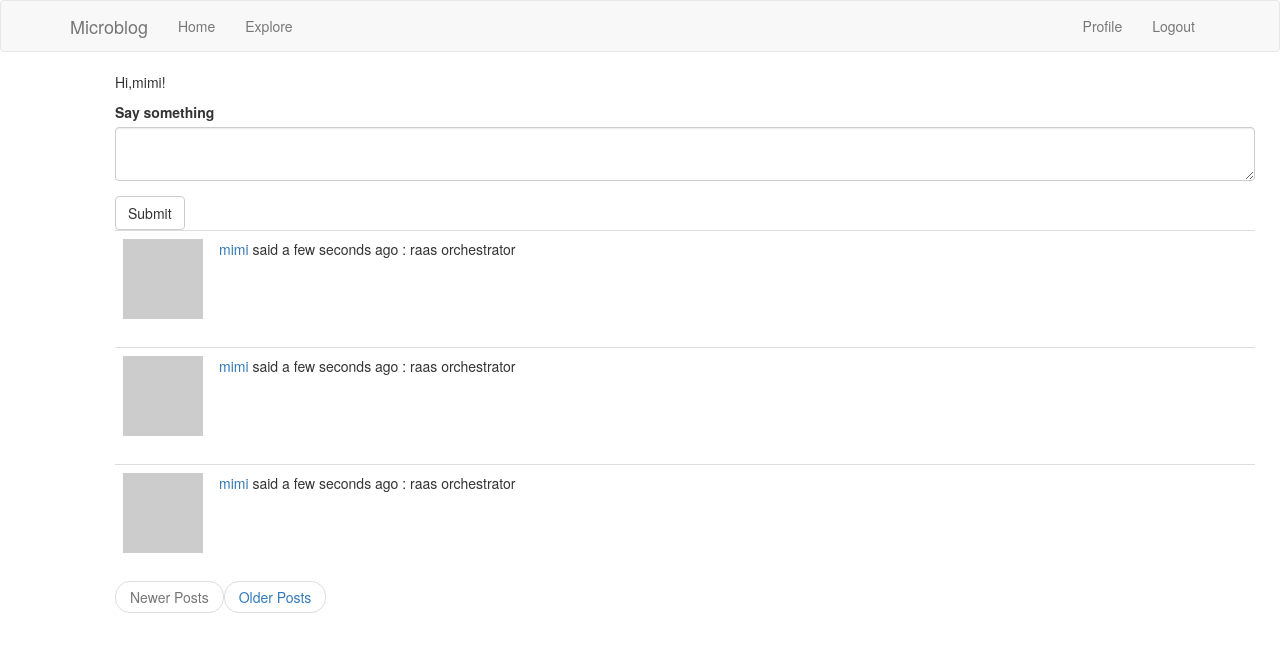
/index?page=3 (signed in), run on the app's committed database.
### app/models.py (models this page shows, shortened)
class User(db.Model, UserMixin):
    def avatar(self, size):
        digest = md5(self.email.lower().encode('utf-8')).hexdigest()
        return 'https://www.gravatar.com/avatar/{}?d=identicon&s={}'.format(digest, size)
    __tablename__ = 'user'
    id = db.Column(db.Integer, primary_key=True)
    name = db.Column(db.String(64), index=True, unique=True)
    email = db.Column(db.String(120), index=True, unique=True)
    password_hash = db.Column(db.String(128))
    about_me = db.Column(db.String(140))
    last_seen = db.Column(db.DateTime, default=datetime.utcnow)
    posts = db.relationship('Post', backref='author', lazy='dynamic',
                            primaryjoin=(Post.user_id == id)
                            )
    followed = db.relationship('User', secondary=followers,
                               primaryjoin=(followers.c.follower_id == id),
                               secondaryjoin=(followers.c.followed_id == id),
                               backref=db.backref('followers', lazy='dynamic'), lazy='dynamic'
                               )
    def followed_posts(self):
        followed = Post.query.join(
            followers, (followers.c.followed_id == Post.user_id)).filter(
            followers.c.follower_id == self.id)
        own = Post.query.filter_by(user_id=self.id)
        return followed.union(own).order_by(Post.timestamp.asc())

class Post(db.Model):
    __tablename__ = 'posts'
    id = db.Column(db.Integer, primary_key=True)
    body = db.Column(db.String(140))
    timestamp = db.Column(db.DateTime)
    user_id = db.Column(db.Integer, db.ForeignKey('user.id'))
    language = db.Column(db.String(5))

### app/views.py (the view, shortened to what this page needs)
@app.route('/', methods=['GET', 'POST'])
@app.route('/index', methods=['GET', 'POST'])
@login_required
def index():
    form = PostForm()
    page = request.args.get('page', 1, type=int)
    posts = current_user.followed_posts().paginate(page, app.config['POSTS_PER_PAGE'], False)
    if posts.has_next:
        next_url = url_for('index', page=posts.next_num)
    else:
        next_url = None
    if posts.has_prev:
        pre_url = url_for('index', page=posts.prev_num)
    else:
        pre_url = None
    return render_template('index.html', title='Home Page', post=posts, form=form,
                           next_url=next_url, pre_url=pre_url)

### app/form.py
class PostForm(FlaskForm):
    post = TextAreaField('Say something', validators=[DataRequired(), Length(min=1, max=400)])
    submit = SubmitField('Submit')

### app/models.py (called while the page is built)
@login.user_loader
def load_user(id):
    return User.query.get(int(id))

### app/views.py (called while the page is built)
@app.before_request
def before_request():
    if current_user.is_authenticated:
        current_user.last_seen = datetime.utcnow()
        db.session.commit()
    g.locale = str(get_locale())

### app/templates/index.html
{% extends "base.html"%}
{% import 'bootstrap/wtf.html' as wtf %}
{% block app_content %}
	<p>{{ _('Hi,%(username)s!', username=current_user.name) }} </p>
    {% if form %}
        {{ wtf.quick_form(form)}}
    {% endif %}
    <div id="post">
    {% for p in post.items %}
        {% include '_post.html' %}
    {% endfor %}
    <nav>
        <ul class="pager">
            <li class="previous{% if not prev_url %} disabled{% endif %}">
                {% if pre_url %}
                 <a href="{{ pre_url }}">Newer Posts</a>
                {% endif %}
            </li>
            <li class="previous{% if not next_url %} disabled{% endif %}">
                {% if next_url %}
                    <a href="{{ next_url }}">Older Posts</a>
                {% endif %}
            </li>
        </ul>
    </nav>
     </div>
{% endblock %}

### app/templates/_post.html (shortened to what this page needs)
<table class="table table-hover">
    <tr>
        <td width="70px"><img src="{{p.author.avatar(36)}}" alt=""></td>
        <td>
            {{ _('%(username)s said %(when)s',
            username=user_link, when=moment(p.timestamp).fromNow()) }}
            : <span id="post{{ p.id }}">{{p.body}}</span></td>
            <td>
            </td>
    </tr>
</table>

### data on the page
Post: body "raas orchestrator"
Post: body "raas orchestrator"
Post: body "raas orchestrator"
